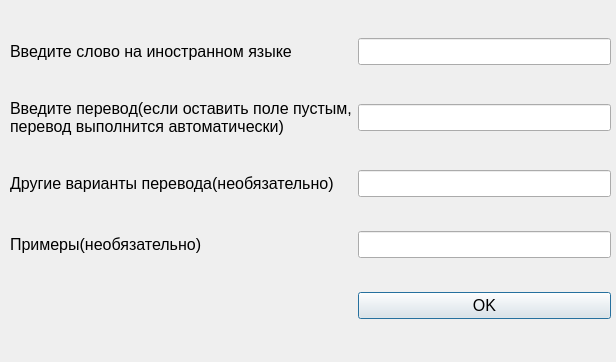
<?xml version="1.0" encoding="UTF-8"?>
<ui version="4.0">
 <class>Dialog</class>
 <widget class="QDialog" name="Dialog">
  <property name="geometry">
   <rect>
    <x>0</x>
    <y>0</y>
    <width>616</width>
    <height>362</height>
   </rect>
  </property>
  <property name="windowTitle">
   <string>Dialog</string>
  </property>
  <widget class="QWidget" name="gridLayoutWidget">
   <property name="geometry">
    <rect>
     <x>10</x>
     <y>10</y>
     <width>601</width>
     <height>341</height>
    </rect>
   </property>
   <layout class="QGridLayout" name="gridLayout">
    <item row="0" column="0">
     <widget class="QLabel" name="label">
      <property name="font">
       <font>
        <pointsize>12</pointsize>
        <weight>50</weight>
        <italic>false</italic>
        <bold>false</bold>
        <kerning>true</kerning>
       </font>
      </property>
      <property name="text">
       <string>Введите слово на иностранном языке</string>
      </property>
      <property name="alignment">
       <set>Qt::AlignLeading|Qt::AlignLeft|Qt::AlignVCenter</set>
      </property>
     </widget>
    </item>
    <item row="0" column="1">
     <widget class="QLineEdit" name="word">
      <property name="font">
       <font>
        <pointsize>12</pointsize>
       </font>
      </property>
     </widget>
    </item>
    <item row="3" column="1">
     <widget class="QLineEdit" name="example">
      <property name="font">
       <font>
        <pointsize>12</pointsize>
       </font>
      </property>
     </widget>
    </item>
    <item row="2" column="1">
     <widget class="QLineEdit" name="other_translate">
      <property name="font">
       <font>
        <pointsize>12</pointsize>
       </font>
      </property>
     </widget>
    </item>
    <item row="1" column="0">
     <widget class="QLabel" name="label_2">
      <property name="enabled">
       <bool>true</bool>
      </property>
      <property name="font">
       <font>
        <pointsize>12</pointsize>
        <stylestrategy>PreferDefault</stylestrategy>
       </font>
      </property>
      <property name="focusPolicy">
       <enum>Qt::NoFocus</enum>
      </property>
      <property name="layoutDirection">
       <enum>Qt::LeftToRight</enum>
      </property>
      <property name="autoFillBackground">
       <bool>false</bool>
      </property>
      <property name="lineWidth">
       <number>1</number>
      </property>
      <property name="midLineWidth">
       <number>0</number>
      </property>
      <property name="text">
       <string>Введите перевод(если оставить поле пустым, перевод выполнится автоматически)</string>
      </property>
      <property name="textFormat">
       <enum>Qt::AutoText</enum>
      </property>
      <property name="scaledContents">
       <bool>false</bool>
      </property>
      <property name="wordWrap">
       <bool>true</bool>
      </property>
      <property name="margin">
       <number>1</number>
      </property>
      <property name="indent">
       <number>-1</number>
      </property>
      <property name="openExternalLinks">
       <bool>false</bool>
      </property>
     </widget>
    </item>
    <item row="1" column="1">
     <widget class="QLineEdit" name="translate">
      <property name="font">
       <font>
        <pointsize>12</pointsize>
       </font>
      </property>
     </widget>
    </item>
    <item row="2" column="0">
     <widget class="QLabel" name="label_3">
      <property name="font">
       <font>
        <pointsize>12</pointsize>
       </font>
      </property>
      <property name="text">
       <string>Другие варианты перевода(необязательно)</string>
      </property>
     </widget>
    </item>
    <item row="4" column="0">
     <widget class="QLabel" name="error">
      <property name="font">
       <font>
        <pointsize>12</pointsize>
       </font>
      </property>
      <property name="text">
       <string/>
      </property>
     </widget>
    </item>
    <item row="3" column="0">
     <widget class="QLabel" name="label_4">
      <property name="font">
       <font>
        <pointsize>12</pointsize>
       </font>
      </property>
      <property name="text">
       <string>Примеры(необязательно)</string>
      </property>
     </widget>
    </item>
    <item row="4" column="1">
     <widget class="QPushButton" name="ok_btn">
      <property name="font">
       <font>
        <pointsize>12</pointsize>
       </font>
      </property>
      <property name="text">
       <string>OK</string>
      </property>
     </widget>
    </item>
   </layout>
  </widget>
 </widget>
 <resources/>
 <connections/>
</ui>
